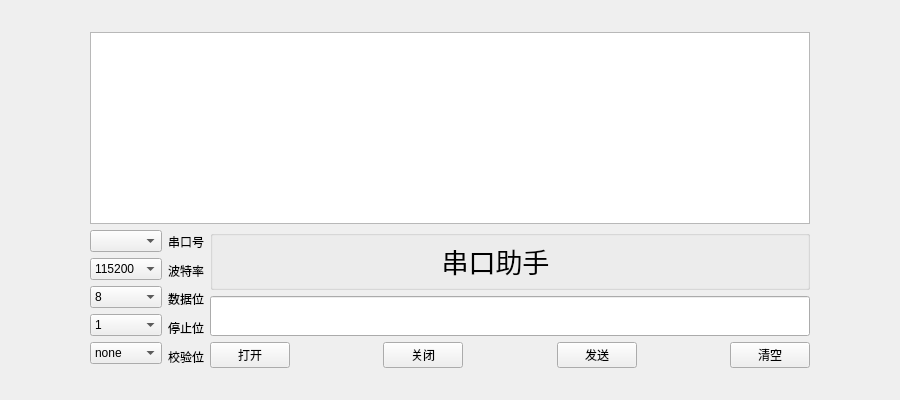
<?xml version="1.0" encoding="UTF-8"?>
<ui version="4.0">
 <class>Widget</class>
 <widget class="QWidget" name="Widget">
  <property name="geometry">
   <rect>
    <x>0</x>
    <y>0</y>
    <width>900</width>
    <height>400</height>
   </rect>
  </property>
  <property name="windowTitle">
   <string>Widget</string>
  </property>
  <layout class="QGridLayout" name="gridLayout">
   <item row="0" column="1">
    <spacer name="verticalSpacer_2">
     <property name="orientation">
      <enum>Qt::Vertical</enum>
     </property>
     <property name="sizeHint" stdset="0">
      <size>
       <width>20</width>
       <height>19</height>
      </size>
     </property>
    </spacer>
   </item>
   <item row="1" column="1" rowspan="2">
    <layout class="QVBoxLayout" name="verticalLayout_4">
     <item>
      <widget class="QPlainTextEdit" name="receive_TextEdit">
       <property name="minimumSize">
        <size>
         <width>0</width>
         <height>50</height>
        </size>
       </property>
       <property name="font">
        <font>
         <pointsize>10</pointsize>
        </font>
       </property>
       <property name="readOnly">
        <bool>true</bool>
       </property>
       <property name="plainText">
        <string/>
       </property>
       <property name="backgroundVisible">
        <bool>false</bool>
       </property>
       <property name="centerOnScroll">
        <bool>true</bool>
       </property>
      </widget>
     </item>
     <item>
      <layout class="QHBoxLayout" name="horizontalLayout_3">
       <item>
        <layout class="QHBoxLayout" name="horizontalLayout">
         <item>
          <layout class="QVBoxLayout" name="verticalLayout">
           <item>
            <widget class="QComboBox" name="serial_port_number_comboBox"/>
           </item>
           <item>
            <widget class="QComboBox" name="serial_port_Baudrate_comboBox">
             <property name="currentIndex">
              <number>2</number>
             </property>
             <item>
              <property name="text">
               <string>4800</string>
              </property>
             </item>
             <item>
              <property name="text">
               <string>9600</string>
              </property>
             </item>
             <item>
              <property name="text">
               <string>115200</string>
              </property>
             </item>
            </widget>
           </item>
           <item>
            <widget class="QComboBox" name="serial_port_data_bit_comboBox">
             <property name="currentIndex">
              <number>3</number>
             </property>
             <item>
              <property name="text">
               <string>5</string>
              </property>
             </item>
             <item>
              <property name="text">
               <string>6</string>
              </property>
             </item>
             <item>
              <property name="text">
               <string>7</string>
              </property>
             </item>
             <item>
              <property name="text">
               <string>8</string>
              </property>
             </item>
            </widget>
           </item>
           <item>
            <widget class="QComboBox" name="serial_port_stop_bit_comboBox">
             <item>
              <property name="text">
               <string>1</string>
              </property>
             </item>
             <item>
              <property name="text">
               <string>1.5</string>
              </property>
             </item>
             <item>
              <property name="text">
               <string>2</string>
              </property>
             </item>
            </widget>
           </item>
           <item>
            <widget class="QComboBox" name="serial_port_check_bit_comboBox">
             <item>
              <property name="text">
               <string>none</string>
              </property>
             </item>
            </widget>
           </item>
          </layout>
         </item>
         <item>
          <layout class="QVBoxLayout" name="verticalLayout_2">
           <item>
            <widget class="QLabel" name="serial_port_number_label">
             <property name="text">
              <string>串口号</string>
             </property>
            </widget>
           </item>
           <item>
            <widget class="QLabel" name="serial_port_Baudrate_label">
             <property name="text">
              <string>波特率</string>
             </property>
            </widget>
           </item>
           <item>
            <widget class="QLabel" name="serial_port_data_bit_label">
             <property name="text">
              <string>数据位</string>
             </property>
            </widget>
           </item>
           <item>
            <widget class="QLabel" name="serial_port_stop_bit_label">
             <property name="text">
              <string>停止位</string>
             </property>
            </widget>
           </item>
           <item>
            <widget class="QLabel" name="serial_port_check_bit_label">
             <property name="text">
              <string>校验位</string>
             </property>
            </widget>
           </item>
          </layout>
         </item>
        </layout>
       </item>
       <item>
        <layout class="QVBoxLayout" name="verticalLayout_3">
         <item>
          <widget class="QGroupBox" name="groupBox">
           <property name="minimumSize">
            <size>
             <width>600</width>
             <height>60</height>
            </size>
           </property>
           <property name="title">
            <string/>
           </property>
           <widget class="QLabel" name="label_6">
            <property name="geometry">
             <rect>
              <x>150</x>
              <y>10</y>
              <width>271</width>
              <height>41</height>
             </rect>
            </property>
            <property name="font">
             <font>
              <pointsize>20</pointsize>
              <bold>false</bold>
             </font>
            </property>
            <property name="layoutDirection">
             <enum>Qt::LeftToRight</enum>
            </property>
            <property name="text">
             <string>串口助手</string>
            </property>
            <property name="alignment">
             <set>Qt::AlignCenter</set>
            </property>
           </widget>
          </widget>
         </item>
         <item>
          <widget class="QLineEdit" name="edit_lineEdit">
           <property name="minimumSize">
            <size>
             <width>600</width>
             <height>40</height>
            </size>
           </property>
          </widget>
         </item>
         <item>
          <layout class="QHBoxLayout" name="horizontalLayout_2">
           <item>
            <widget class="QPushButton" name="serialPort_open_pushButton">
             <property name="text">
              <string>打开</string>
             </property>
            </widget>
           </item>
           <item>
            <spacer name="horizontalSpacer">
             <property name="orientation">
              <enum>Qt::Horizontal</enum>
             </property>
             <property name="sizeHint" stdset="0">
              <size>
               <width>40</width>
               <height>20</height>
              </size>
             </property>
            </spacer>
           </item>
           <item>
            <widget class="QPushButton" name="serialPort_close_pushButton">
             <property name="text">
              <string>关闭</string>
             </property>
            </widget>
           </item>
           <item>
            <spacer name="horizontalSpacer_2">
             <property name="orientation">
              <enum>Qt::Horizontal</enum>
             </property>
             <property name="sizeHint" stdset="0">
              <size>
               <width>40</width>
               <height>20</height>
              </size>
             </property>
            </spacer>
           </item>
           <item>
            <widget class="QPushButton" name="serialPort_send_pushButton">
             <property name="text">
              <string>发送</string>
             </property>
            </widget>
           </item>
           <item>
            <spacer name="horizontalSpacer_3">
             <property name="orientation">
              <enum>Qt::Horizontal</enum>
             </property>
             <property name="sizeHint" stdset="0">
              <size>
               <width>40</width>
               <height>20</height>
              </size>
             </property>
            </spacer>
           </item>
           <item>
            <widget class="QPushButton" name="serialPort_clear_pushButton">
             <property name="text">
              <string>清空</string>
             </property>
            </widget>
           </item>
          </layout>
         </item>
        </layout>
       </item>
      </layout>
     </item>
    </layout>
   </item>
   <item row="1" column="2">
    <spacer name="horizontalSpacer_5">
     <property name="orientation">
      <enum>Qt::Horizontal</enum>
     </property>
     <property name="sizeHint" stdset="0">
      <size>
       <width>52</width>
       <height>20</height>
      </size>
     </property>
    </spacer>
   </item>
   <item row="2" column="0">
    <spacer name="horizontalSpacer_4">
     <property name="orientation">
      <enum>Qt::Horizontal</enum>
     </property>
     <property name="sizeHint" stdset="0">
      <size>
       <width>53</width>
       <height>20</height>
      </size>
     </property>
    </spacer>
   </item>
   <item row="3" column="1">
    <spacer name="verticalSpacer">
     <property name="orientation">
      <enum>Qt::Vertical</enum>
     </property>
     <property name="sizeHint" stdset="0">
      <size>
       <width>20</width>
       <height>20</height>
      </size>
     </property>
    </spacer>
   </item>
  </layout>
 </widget>
 <resources/>
 <connections/>
</ui>
